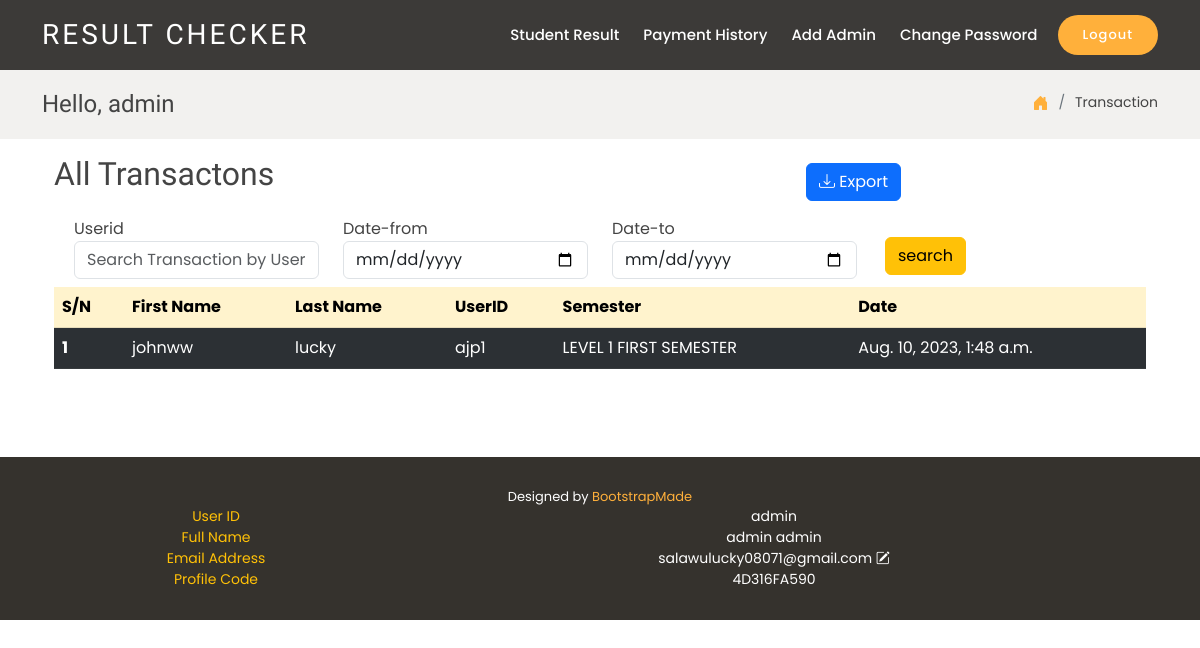
The page /transaction (signed in) on the database its author committed.
### users/models.py (models this page shows, shortened)
class User(AbstractUser):
    username = None
    userid = models.CharField(max_length=150, unique=True, null=True, blank=True)
    email=models.EmailField(max_length=150, null=True,blank=True)
    name=models.CharField(max_length=150, null=True,blank=True)
    duration=models.IntegerField(blank=True,null=True)
    profile_ID=models.CharField(max_length=11, null=True,blank=True)
    created_at = models.DateTimeField(auto_now_add=True,null=True)
    updated_at =  models.DateTimeField(auto_now=True,null=True)
    profile_pic=models.ImageField(default='profilepic.png',null=True,blank=True)
    active= models.BooleanField(default=True,blank=True)
    pass_change = models.BooleanField(default=False,blank=True)
    class Meta:
        ordering = ['-created_at']
        indexes = [
            models.Index(fields=['-created_at']),
        ]
    objects=UserManager( )
    USERNAME_FIELD ='userid'
    REQUIRED_FIELDS=[]

### administrator/models.py (models this page shows, shortened)
class Payment(models.Model):
    student= models.ForeignKey(User,blank=True,null=True, on_delete=models.CASCADE)
    semester=models.CharField(max_length=200, blank=True,null=True)
    date = models.DateField(auto_now_add=True, blank=True,null=True)
    date_time = models.DateTimeField(auto_now_add=True, blank=True,null=True)
    class Meta:
        ordering = ['-date']
        indexes = [
            models.Index(fields=['-date']),
        ]

### administrator/decorators.py (the view)
    def wrapper_function(request, *args, **kwargs):
        group= None
        if request.user.groups.exists():
            group = request.user.groups.all()[0].name
        if group == 'student':
            return redirect('decline')
        else:
            return view_func(request, *args,**kwargs)

### administrator/views.py (called while the page is built)
@login_required(login_url='login')
@admin_only
def transaction(request):
    tra=Payment.objects.all()
    myFilter=PaymentFilter(request.GET, queryset=tra)
    tra=myFilter.qs
    return render(request, 'transaction.html', {'tra':tra,'myFilter':myFilter})

### templates/transaction.html (shortened to what this page needs)
{% extends 'index.html' %}
{% load static %}
{% block content %}
    <section class="breadcrumbs">
      <div class="container">
        <div class="d-flex justify-content-between align-items-center">
          <h2>{% if user.is_authenticated %} Hello, {{user.first_name}} {% endif %} {% if user.groups.all.0.name == 'student' %}<span>{{user.profile_ID}}</span>{% endif %}</h2>
          <ol>
            <li><a href="{% url 'dashboard' %}"><i style='font-size:16px;' class="bi bi-house-door-fill"></i></a></li>
            <li>Transaction</li>
          </ol>
        </div>
      </div>
    </section>
    {% include 'msg.html' %}
    <div class="container mt-3">
      <div class='row'>
        <div class='col-lg-8 col-sm-5'>
        <h2>All Transactons</h2>
        </div>
        <div class='col-lg-2 m-2 col-sm-5 col-md-5'>
          <a class=" btn btn-primary text-white" type='button' href="{% url 'export_transaction' %}?{% if request.GET.student %}student={{ request.GET.student }}&{% endif %}"><i style='font-size:16px;' class="bi bi-download"></i> Export</a>
        </div>
      </div>
        <form autocomplete="off" method='get'>
        <div class='row m-2'>
            <div class='col-lg-3 col-sm-12'>
              <label for='userid'>Userid</label>
        <input name="student" type="text" placeholder='Search Transaction by UserID' class="form-control" id="userid">
            </div>
            <div class='col-lg-3 col-sm-12'>
              <label for='userid'>Date-from</label>
                <input name="date_from" type="date" placeholder='Search user by UserID' class="form-control" id="datefrom" >
                    </div>
                    <div class='col-lg-3 col-sm-12'>
                      <label for='userid'>Date-to</label>
                        <input name="date_to" type="date" placeholder='Search user by UserID' class="form-control" id="dateto">
                            </div>
        <div class='col-2 mt-3'>
            <input class='btn m-1 btn-secondary btn-warning' type='submit' value='search'>
            </div>
        </div>
    </form>
        <div class="table-responsive">
        <table class="table table-striped">
          <thead >
            {% if tra %}
            <tr class="table-warning text-white">
              <th>S/N</th>
              <th>First Name</th>
              <th>Last Name</th>
              <th>UserID</th>
              <th>Semester</th>
              <th>Date</th>
            </tr>
          </thead>
          <tbody>
            {% for i in tra %}
            <tr class="table-dark text-white">
              <th>{{forloop.counter}}</th>
              <td>{{i.student.first_name}}</td>
              <td>{{i.student.last_name}}</td>
              <td>{{i.student.userid}}</td>
              <td>{{i.semester}}</td>
              <td>{{i.date_time}}</td>
            </tr>
            {% endfor %}
        </tbody>
          </div>
      </div>
        </div>
        {% else %}
    <center class='h2 mt-5 text-danger'><i style='font-size:30px;' class="bi bi-eye-slash-fill"></i> No Transaction Found<br></center>
    {% endif %}
        <br><br><br>
    {% endblock content %}

### templates/index.html (shortened to what this page needs)
{% load static %}
<!DOCTYPE html>
<html lang="en">
<head>
  <link href="{% static 'assets/vendor/animate.css/animate.min.css' %}" rel="stylesheet">
  <link href="{% static 'assets/vendor/bootstrap/css/bootstrap.min.css' %}" rel="stylesheet">
  <link href="{% static 'assets/vendor/bootstrap-icons/bootstrap-icons.css' %}" rel="stylesheet">
  <link href="{% static 'assets/css/style.css' %}" rel="stylesheet">
</head>
<body>
  <header id="header" class="fixed-top d-flex align-items-center ">
    <div class="container-fluid container-xl d-flex align-items-center justify-content-between">
      <div class="logo me-auto">
        {% if user.is_authenticated %}
        <h1><a href="{% url 'dashboard' %}">RESULT CHECKER</a></h1>
      </div>
      {% else %}
      <h1><a href="#">RESULT CHECKER</a></h1>
      </div>
      {% endif %}
      <nav id="navbar" class="navbar order-last order-lg-0">
        <ul>
          {% if user.is_authenticated %}
          {% if user.groups.all.0.name == 'admin' %}
          <li><a class="nav-link scrollto "  href="{% url 'adminstudent' %}">Student Result</a></li>
          <li><a class="nav-link scrollto "  href="{% url 'transaction' %}">Payment History</a></li>
          <li><a class="nav-link scrollto "  " data-bs-toggle="modal" data-bs-target="#addadmin"  href="#">Add Admin</a></li>
          {% endif %}
          <li><a class="nav-link scrollto " data-bs-toggle="modal" data-bs-target="#changepassword"  href="#">Change Password</a></li>
          {% endif %}
        </ul>
      </nav>
      {% if user.is_authenticated %}
      <a data-bs-toggle="modal" data-bs-target="#logout"  href="#"  class="book-a-table-btn scrollto">Logout</a>
      {% else %}
      <a  href="{% url 'login' %}"  class="book-a-table-btn scrollto">Login</a>
      {% endif %}
    </div>
  </header>
  <main id="main">
{% block content %}
{% endblock content %}
  </main>
  <footer id="footer">
    <div class="container">
      <div class="credits">
        Designed by <a href="https://bootstrapmade.com/">BootstrapMade</a>
      </div>
      {% if user.is_authenticated %}
        <div class="row col-lg-12 col-sm-12">
          <div class="col-lg-4 col-sm-4  label text-warning ">User ID</div>
          <div class="col-lg-8 col-sm-4 ">{{user.userid}}</div>
        </div>
      <div class="row col-lg-12 col-sm-12">
        <div class="col-lg-4 col-sm-4 label label text-warning">Full Name</div>
        <div class="col-lg-8 col-sm-4 ">{{user.first_name}} {{user.last_name}}</div>
      </div>
      <div class="row col-lg-12 col-sm-12">
          <div class="col-lg-4 col-sm-4  label label text-warning">Email Address</div>
          <div class="col-lg-8 col-sm-4 ">{{user.email}} <i data-bs-toggle="modal" data-bs-target="#email" class='bi bi-pencil-square'></i></div>
        </div>
        <div class="row col-lg-12 col-sm-12">
          <div class="col-lg-4 col-sm-4  label label text-warning">Profile Code</div>
          <div class="col-lg-8 col-sm-4 ">{{user.profile_ID}}</div>
        </div>
        {% endif %}
    </div>
  </footer>
</body>
</html>

### static/assets/css/style.css (style rules this page uses)
body { font-family: "Poppins", sans-serif; color: #444444; }
a { text-decoration: none; color: #ffb03b; }
h1, h2, h3, h4, h5, h6 { font-family: "Satisfy", sans-serif; }
#header { height: 70px; z-index: 997; transition: all 0.5s; padding: 10px 0; background: rgba(26, 24, 22, 0.85); }
#header .logo h1 { font-size: 28px; margin: 0; line-height: 1; font-weight: 400; letter-spacing: 3px; }
#header .logo h1 a, #header .logo h1 a:hover { color: #fff; text-decoration: none; }
.book-a-table-btn { background: #ffb03b; color: #fff; border-radius: 50px; margin: 0 0 0 20px; padding: 10px 25px; font-size: 13px; font-weight: 500; letter-spacing: 1px; transition: 0.3s; white-space: nowrap; }
.navbar { padding: 0; }
.navbar ul { margin: 0; padding: 0; display: flex; list-style: none; align-items: center; }
.navbar li { position: relative; }
.navbar a, .navbar a:focus { display: flex; align-items: center; justify-content: space-between; padding: 10px 0 10px 24px; font-size: 15px; font-weight: 500; color: white; white-space: nowrap; transition: 0.3s; }
section { padding: 60px 0; }
.breadcrumbs { padding: 20px 0; background-color: #f2f1ef; min-height: 40px; margin-top: 70px; }
.breadcrumbs h2 { font-size: 24px; font-weight: 300; margin: 0; }
.breadcrumbs ol { display: flex; flex-wrap: wrap; list-style: none; padding: 0; margin: 0; font-size: 14px; }
.breadcrumbs ol li+li { padding-left: 10px; }
.breadcrumbs ol li+li::before { display: inline-block; padding-right: 10px; color: #6c757d; content: "/"; }
#footer { background: #35322d; color: #fff; font-size: 14px; text-align: center; padding: 30px 0; }
#footer .credits { font-size: 13px; }

### rows shown on the page
User: first_name "admin", userid "admin", last_name "admin", email "salawulucky08071@gmail.com", profile_ID "4D316FA590"
Payment: student.first_name "johnww", student.last_name "lucky", student.userid "ajp1", semester "LEVEL 1 FIRST SEMESTER", date_time "Aug. 10, 2023, 1:48 a.m."
